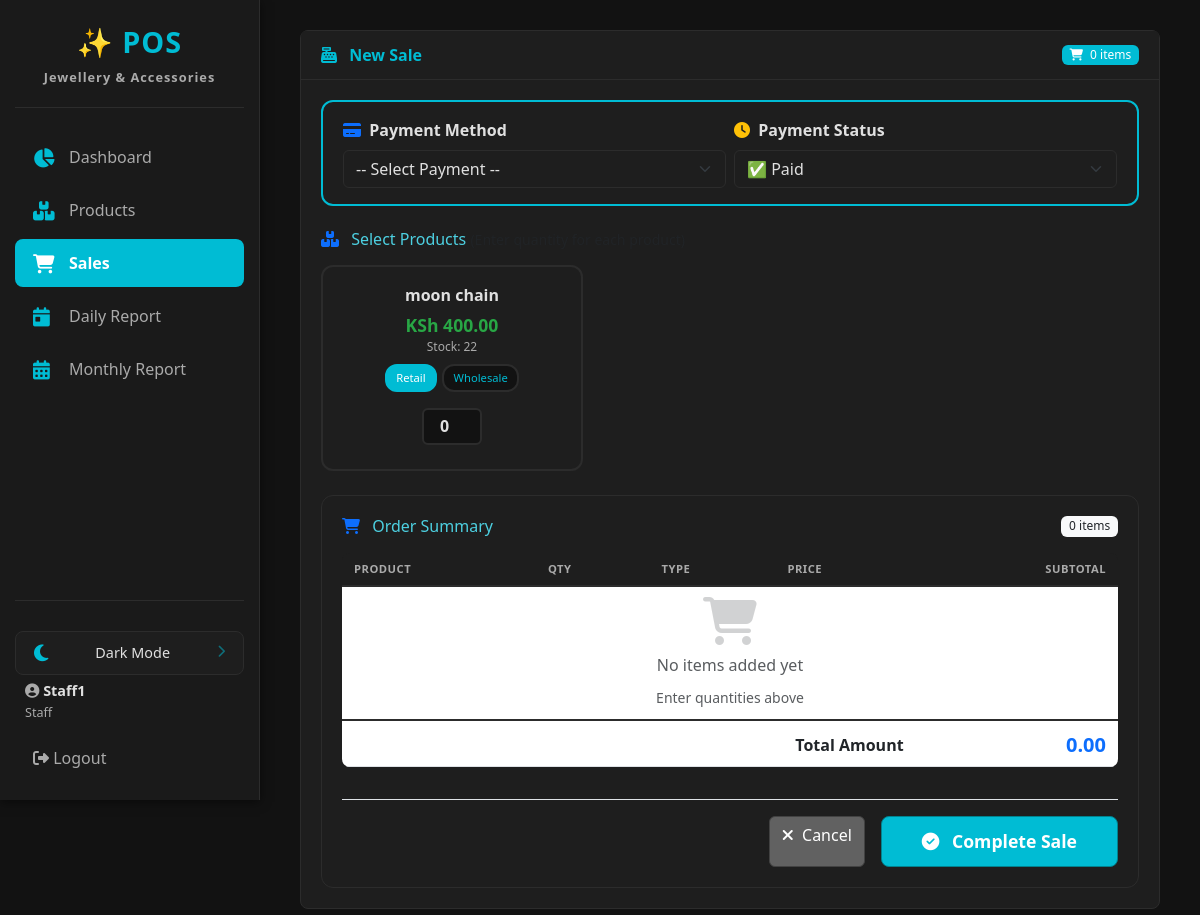
The page /sales/add/ (signed in) on the database its author committed.
### pos_app/models.py (models this page shows, shortened)
class Product(models.Model):
    name = models.CharField(max_length=200)
    category = models.ForeignKey(Category, on_delete=models.SET_NULL, null=True, related_name='products')
    description = models.TextField(blank=True)
    image = models.ImageField(upload_to='product_images/', null=True, blank=True)
    last_restocked = models.DateTimeField(default=timezone.now)
    price = models.DecimalField(max_digits=10, decimal_places=2, help_text="Retail Price")
    wholesale_price = models.DecimalField(max_digits=10, decimal_places=2, help_text="Wholesale Price", default=0.00)
    quantity_in_stock = models.PositiveIntegerField(default=0)
    created_at = models.DateTimeField(auto_now_add=True)
    updated_at = models.DateTimeField(auto_now=True)

### pos_app/views.py (the view, shortened to what this page needs)
# urls.py: path('sales/add/', views.sale_create, name='sale_create'),
@login_required
@user_passes_test(is_staff_or_admin)
def sale_create(request):
    products = Product.objects.all()
    context = {
        'products': products,
    }
    return render(request, 'pos_app/sale_form.html', context)

### pos_app/context_processors.py (called while the page is built)
def pending_deletions_count(request):
    if request.user.is_authenticated and (request.user.is_superuser or request.user.groups.filter(name='Admin').exists()):
        count = DeletionRequest.objects.filter(status='pending').count()
    else:
        count = 0
    return {'pending_deletions_count': count}

### pos_app/views.py (called while the page is built)
def is_staff_or_admin(user):
    return user.is_authenticated and (user.is_staff or user.is_superuser)

### pos_app/templates/pos_app/sale_form.html (shortened to what this page needs)
{% extends 'pos_app/base.html' %}
{% load static %}
{% block extra_css %}
<link rel="stylesheet" href="{% static 'pos_app/css/sales.css' %}">
{% endblock %}
{% block content %}
<div class="row">
    <div class="col-lg-12">
        <div class="card">
            <div class="card-header d-flex justify-content-between align-items-center">
                <div>
                    <i class="fas fa-cash-register me-2"></i> New Sale
                </div>
                <span class="badge bg-primary" id="itemCount">
                    <i class="fas fa-shopping-cart me-1"></i>
                    <span id="itemCountNumber">0</span> items
                </span>
            </div>
            <div class="card-body">
                <form method="post" id="saleForm" action="{% url 'sale_create' %}">
                    <div class="payment-section">
                        <div class="row g-2">
                            <div class="col-md-6">
                                <label for="payment_method" class="form-label payment-label">
                                    <i class="fas fa-credit-card me-1 text-primary"></i> Payment Method
                                </label>
                                <select name="payment_method" id="payment_method" class="form-select" required>
                                    <option value="">-- Select Payment --</option>
                                </select>
                            </div>
                            <div class="col-md-6">
                                <label for="payment_status" class="form-label payment-label">
                                    <i class="fas fa-clock me-1 text-warning"></i> Payment Status
                                </label>
                                <select name="payment_status" id="payment_status" class="form-select" required>
                                    <option value="paid" selected>✅ Paid</option>
                                </select>
                            </div>
                        </div>
                    </div>
                    <h6 class="mb-3">
                        <i class="fas fa-boxes me-2 text-primary"></i> Select Products
                        <span class="text-muted small">(Enter quantity for each product)</span>
                    </h6>
                    <div class="product-grid" id="productGrid">
                        {% for product in products %}
                        <div class="product-card" data-product-id="{{ product.id }}">
                            <div class="product-name">{{ product.name }}</div>
                            <div class="product-price">KSh {{ product.price }}</div>
                            <div class="product-stock">Stock: {{ product.quantity_in_stock }}</div>
                            <div class="product-type">
                                <label for="retail_{{ product.id }}">Retail</label>
                                <label for="wholesale_{{ product.id }}">Wholesale</label>
                            </div>
                            <input type="number" name="quantity_{{ product.id }}"
                                   class="qty-input product-qty"
                                   min="0" value="0"
                                   data-price="{{ product.price }}"
                                   data-wholesale="{{ product.wholesale_price }}">
                        </div>
                        {% empty %}
                        <div class="col-12 text-center py-4">
                            <i class="fas fa-box-open fa-3x text-muted mb-3 d-block"></i>
                            <p class="text-muted">No products available. <a href="{% url 'product_create' %}">Add products</a> first.</p>
                        </div>
                        {% endfor %}
                    </div>
                    <div class="order-summary">
                        <div class="d-flex justify-content-between align-items-center mb-3">
                            <h6 class="mb-0">
                                <i class="fas fa-shopping-cart me-2 text-primary"></i> Order Summary
                            </h6>
                            <span class="badge bg-light text-dark">
                                <span id="itemCountNumber2">0</span> items
                            </span>
                        </div>
                        <div class="table-responsive">
                            <table class="table table-sm" id="orderSummary">
                                <thead>
                                    <tr>
                                        <th>Product</th>
                                        <th>Qty</th>
                                        <th>Type</th>
                                        <th>Price</th>
                                        <th class="text-end">Subtotal</th>
                                    </tr>
                                </thead>
                                <tbody id="orderItems">
                                </tbody>
                                <tfoot>
                                    <tr>
                                        <td colspan="4" class="text-end fw-bold">Total Amount</td>
                                        <td class="text-end fw-bold text-primary h5" id="grandTotal">0.00</td>
                                    </tr>
                                </tfoot>
                            </table>
                        </div>
                        <div class="d-flex justify-content-end gap-3 mt-3 border-top pt-3">
                            <a href="{% url 'sale_list' %}" class="btn btn-secondary">
                                <i class="fas fa-times me-1"></i> Cancel
                            </a>
                            <button type="submit" name="complete_sale" value="1" class="btn btn-primary complete-sale-btn" id="completeSaleBtn">
                                <i class="fas fa-check-circle me-2"></i> Complete Sale
                            </button>
                        </div>
                    </div>
                </form>
            </div>
        </div>
    </div>
</div>
{% endblock %}

### pos_app/templates/pos_app/base.html (shortened to what this page needs)
{% load static %}
<!DOCTYPE html>
<html lang="en">
<head>
    <link href="https://cdn.jsdelivr.net/npm/bootstrap@5.3.0/dist/css/bootstrap.min.css" rel="stylesheet">
    <link rel="stylesheet" href="https://cdnjs.cloudflare.com/ajax/libs/font-awesome/6.4.0/css/all.min.css">
    <link rel="stylesheet" href="{% static 'pos_app/css/style.css' %}">
    {% block extra_css %}{% endblock %}
</head>
<body>
    <div class="sidebar">
        <div class="sidebar-brand">
            ✨ POS
            <small>Jewellery & Accessories</small>
        </div>
        <ul class="sidebar-nav">
            <li>
                <a class="nav-link {% if request.resolver_match.url_name == 'dashboard' %}active{% endif %}" href="{% url 'dashboard' %}">
                    <i class="fas fa-chart-pie"></i> Dashboard
                </a>
            </li>
            {% if user.is_authenticated %}
                {% if user.is_staff or user.is_superuser %}
                    <li>
                        <a class="nav-link {% if 'product' in request.resolver_match.url_name %}active{% endif %}" href="{% url 'product_list' %}">
                            <i class="fas fa-boxes"></i> Products
                        </a>
                    </li>
                {% endif %}
                <li>
                    <a class="nav-link {% if 'sale' in request.resolver_match.url_name %}active{% endif %}" href="{% url 'sale_list' %}">
                        <i class="fas fa-shopping-cart"></i> Sales
                    </a>
                </li>
                <li>
                    <a class="nav-link {% if 'daily_report' in request.resolver_match.url_name %}active{% endif %}" href="{% url 'daily_report' %}">
                        <i class="fas fa-calendar-day"></i> Daily Report
                    </a>
                </li>
                <li>
                    <a class="nav-link {% if 'monthly_report' in request.resolver_match.url_name %}active{% endif %}" href="{% url 'monthly_report' %}">
                        <i class="fas fa-calendar-alt"></i> Monthly Report
                    </a>
                </li>
            {% endif %}
        </ul>
        <div class="sidebar-footer">
            <div class="theme-toggle" onclick="toggleTheme()">
                <i id="themeIcon" class="fas fa-moon"></i>
                <span id="themeLabel">Dark Mode</span>
                <i class="fas fa-chevron-right" style="font-size:0.8rem; opacity:0.5;"></i>
            </div>
            {% if user.is_authenticated %}
                <div class="user-info">
                    <i class="fas fa-user-circle"></i> <strong>{{ user.username }}</strong><br>
                    <small style="color: var(--text-secondary);">
                        {% if user.is_superuser %}
                            Administrator
                        {% elif user.is_staff %}
                            Staff
                        {% elif user.groups.all.0.name %}
                            {{ user.groups.all.0.name }}
                        {% else %}
                            User
                        {% endif %}
                    </small>
                </div>
                <form method="post" action="{% url 'logout' %}" style="display: inline; width: 100%;">
                    <button type="submit" class="logout-link" style="background: none; border: none; color: var(--text-secondary); width: 100%; text-align: left; padding: 10px 18px; cursor: pointer; border-radius: 8px; transition: background 0.2s;">
                        <i class="fas fa-sign-out-alt"></i> Logout
                    </button>
                </form>
            {% else %}
                <a class="logout-link" href="{% url 'login' %}">
                    <i class="fas fa-sign-in-alt"></i> Login
                </a>
            {% endif %}
        </div>
    </div>
    <div class="main-content">
        {% block content %}{% endblock %}
    </div>
</body>
</html>

### pos_app/static/pos_app/css/style.css (style rules this page uses)
:root { --bg-primary: #121212; --bg-secondary: #1E1E1E; --bg-sidebar: #1A1A1A; --bg-card: #1E1E1E; --text-primary: #E0E0E0; --text-secondary: #AAAAAA; --text-muted: #6C757D; --border-color: #2C2C2C; --accent: #00BCD4; --accent-dark: #00838F; --accent-light: #4DD0E1; --shadow: 0 2px 10px rgba(0, 0, 0, 0.5); --sidebar-width: 260px; --transition: 0.3s ease; }
* { box-sizing: border-box; }
body { background-color: var(--bg-primary); color: var(--text-primary); font-family: 'Segoe UI', Tahoma, Geneva, Verdana, sans-serif; margin: 0; padding: 0; transition: background-color var(--transition), color var(--transition); }
.sidebar { position: fixed; top: 0; left: 0; height: 100vh; width: var(--sidebar-width); background-color: var(--bg-sidebar); border-right: 1px solid var(--border-color); padding: 20px 15px; display: flex; flex-direction: column; box-shadow: var(--shadow); z-index: 1000; overflow-y: auto; transition: background-color var(--transition), border-color var(--transition); }
.sidebar-brand { font-size: 1.8rem; font-weight: 700; color: var(--accent); text-align: center; padding-bottom: 20px; border-bottom: 1px solid var(--border-color); margin-bottom: 25px; letter-spacing: 1px; }
.sidebar-brand small { display: block; font-size: 0.8rem; color: var(--text-secondary); letter-spacing: 1px; margin-top: 5px; }
.sidebar-nav { list-style: none; padding: 0; margin: 0; flex-grow: 1; }
.sidebar-nav li { margin-bottom: 5px; }
.sidebar-nav .nav-link { display: flex; align-items: center; padding: 12px 18px; color: var(--text-secondary); text-decoration: none; border-radius: 8px; transition: all 0.25s ease; font-weight: 500; }
.sidebar-nav .nav-link i { width: 24px; margin-right: 12px; font-size: 1.2rem; color: var(--accent); }
.sidebar-nav .nav-link.active { background-color: var(--accent); color: #fff; font-weight: 600; }
.sidebar-nav .nav-link.active i { color: #fff; }
.sidebar-footer { border-top: 1px solid var(--border-color); padding-top: 20px; margin-top: 10px; }
.sidebar-footer .user-info { color: var(--text-secondary); font-size: 0.9rem; padding: 5px 10px; }
.sidebar-footer .user-info strong { color: var(--text-primary); }
.sidebar-footer .logout-link { display: block; padding: 10px 18px; color: var(--text-secondary); text-decoration: none; border-radius: 8px; transition: background 0.2s; margin-top: 8px; }
.theme-toggle { display: flex; align-items: center; justify-content: space-between; padding: 10px 18px; margin-top: 10px; border-radius: 8px; background: var(--bg-secondary); border: 1px solid var(--border-color); cursor: pointer; color: var(--text-primary); transition: background var(--transition); }
.theme-toggle i { font-size: 1.2rem; color: var(--accent); }
.theme-toggle span { font-size: 0.9rem; }
.main-content { margin-left: var(--sidebar-width); padding: 30px 40px; min-height: 100vh; background-color: var(--bg-primary); transition: background-color var(--transition); }
.card { background-color: var(--bg-card); border: 1px solid var(--border-color); border-radius: 8px; color: var(--text-primary); margin-bottom: 20px; transition: background-color var(--transition), border-color var(--transition); }
.card-header { background-color: var(--bg-secondary); border-bottom: 1px solid var(--border-color); color: var(--accent); font-weight: 600; padding: 12px 20px; }
.card-body { padding: 20px; }
.btn-primary { background-color: var(--accent); border-color: var(--accent-dark); color: #fff; }
.btn-secondary { background-color: #616161; border-color: #424242; }
.table { color: var(--text-primary); background-color: var(--bg-card); border-radius: 8px; overflow: hidden; }
.table thead th { background-color: var(--bg-secondary); color: var(--accent); border-bottom: 2px solid var(--border-color); }
.form-control, .form-select { background-color: var(--bg-secondary); color: var(--text-primary); border: 1px solid var(--border-color); border-radius: 6px; }
label { color: var(--accent); }
.badge { font-weight: 500; }
.bg-primary { background-color: var(--accent) !important; }
h1, h2, h3, h4, h5, h6 { color: var(--accent-light); }
a { color: var(--accent); text-decoration: none; }
.product-name { font-size: 1.1rem; font-weight: 600; margin-bottom: 4px; }
.product-price { font-size: 1.3rem; font-weight: 700; color: #28a745; }

### pos_app/static/pos_app/css/sales.css (style rules this page uses)
.product-card { transition: transform 0.2s, box-shadow 0.2s; cursor: pointer; }

### rows shown on the page
Product: name "moon chain", price "400.00", quantity_in_stock "22"

### other values the page prints
{{ user.username }} "Staff1"
